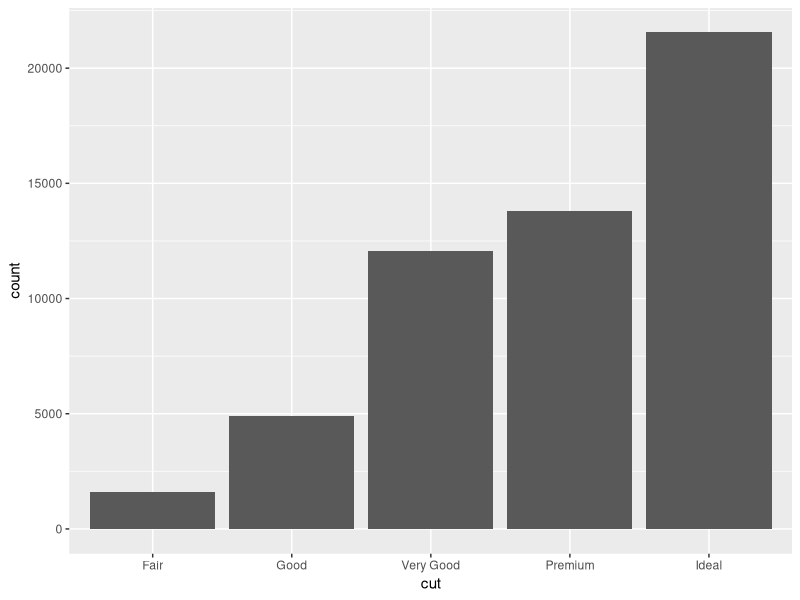
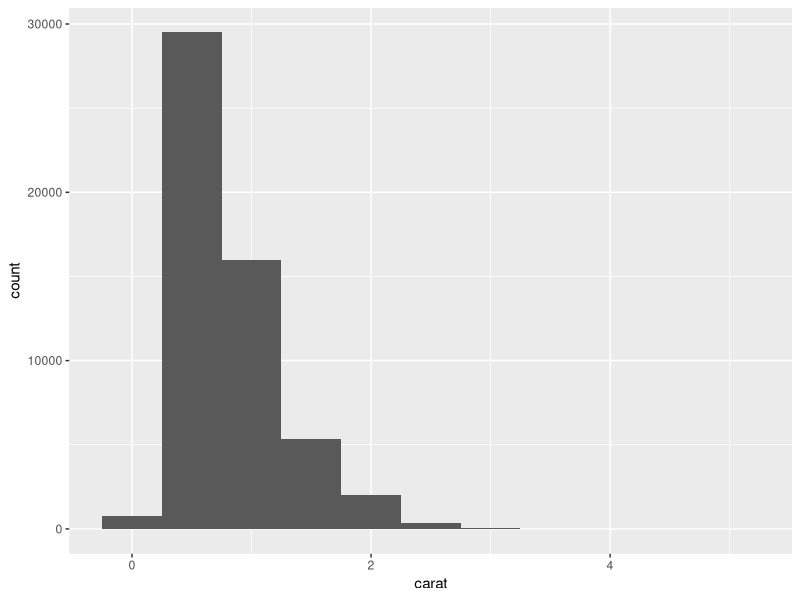
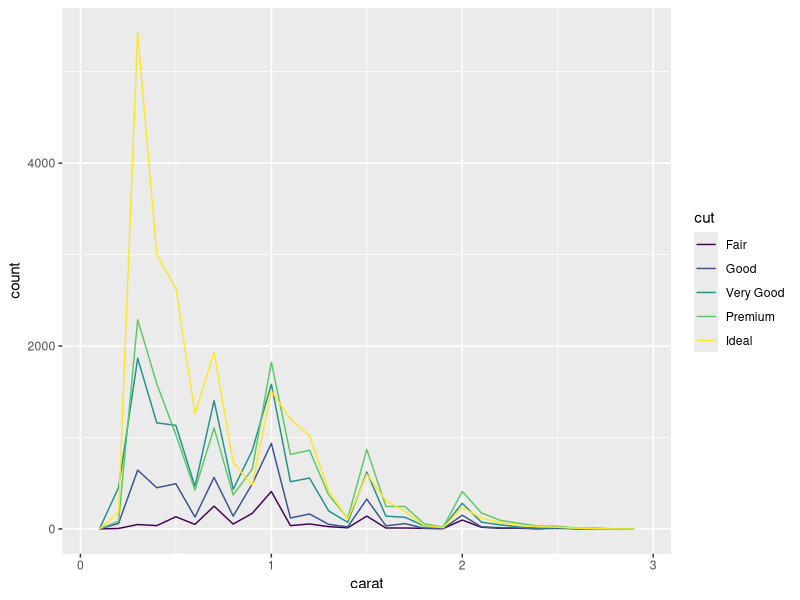
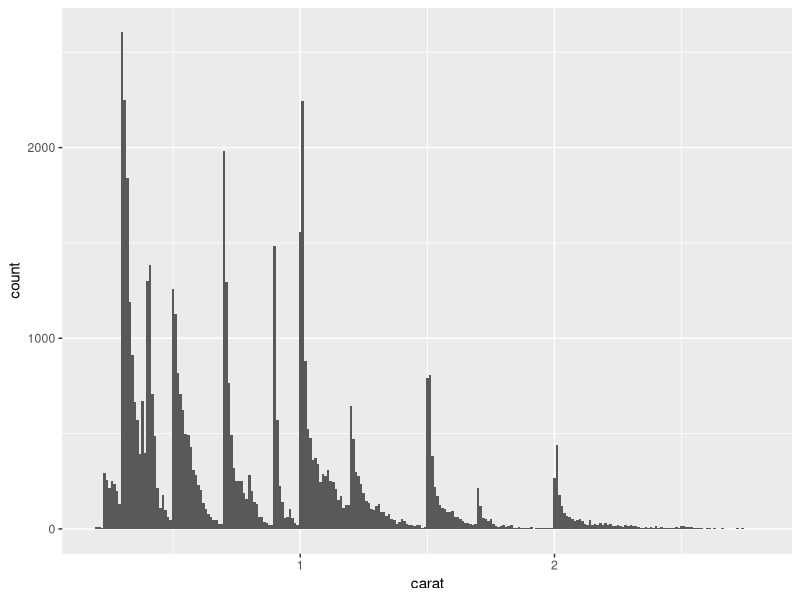

The R script that drew these images, in order: (Note: this script raises an error after producing the figures.)
## ---- chunk 1
library(tidyverse)
## ---- chunk 2
ggplot(data = diamonds) +
  aes(x = cut) +
  geom_bar()
## ---- chunk 3
ggplot(data = diamonds) +
  aes(x = carat) +
  geom_histogram(binwidth = 0.5)
## ---- chunk 4
smaller <- diamonds %>% 
  filter(carat < 3) 
ggplot(smaller) +
  aes(x = carat, colour = cut) +
  geom_freqpoly(binwidth = 0.1)
## ---- chunk 5
ggplot(smaller, mapping = aes(x = carat)) +
  geom_histogram(binwidth = 0.01)
## ---- chunk 6
diamonds2 <- diamonds %>% 
  mutate(y = ifelse(y < 3 | y > 20, NA, y))

select_n
## ---- chunk 7
ggplot(data = faithful, mapping = aes(x = eruptions)) + 
  geom_freqpoly(binwidth = 0.25)

ggplot(faithful, aes(eruptions)) + 
  geom_freqpoly(binwidth = 0.25)

# Or Jon's crazy way
ggplot(faithful) +
  aes(eruptions) +
  geom_freqpoly(binwidth = 0.25)
## ---- chunk 8
diamonds %>% 
  count(color, cut) %>%  
  ggplot(mapping = aes(x = color, y = cut)) +
    geom_tile(mapping = aes(fill = n))
## ---- chunk 9
diamonds %>% 
  count(color, cut) %>%  
  ggplot(mapping = aes(x = color, y = cut)) +
    geom_tile(mapping = aes(fill = n))
